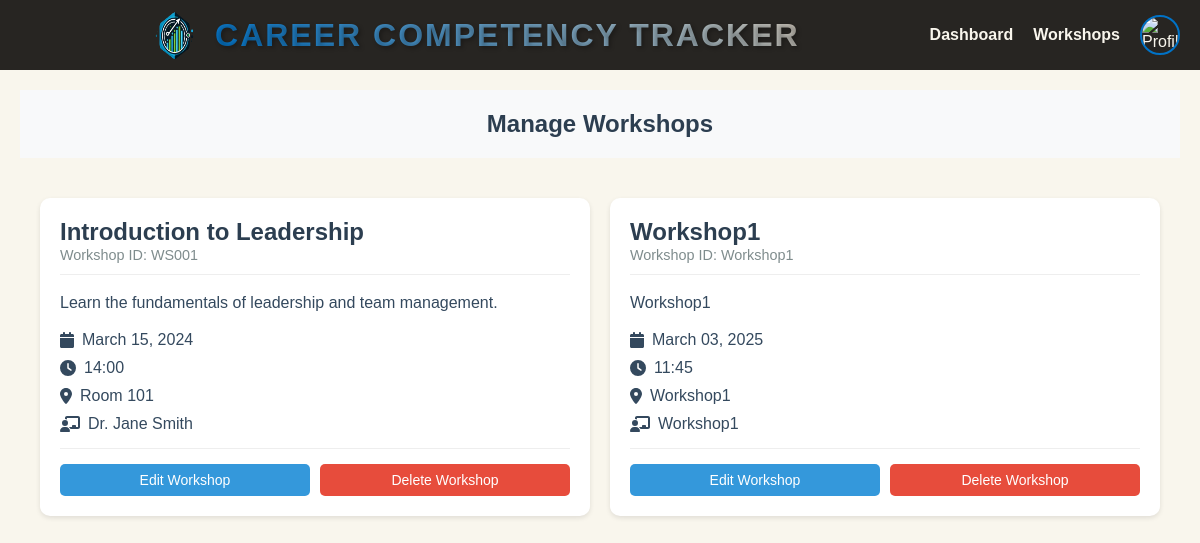
The page /manage-workshops (signed in) on the database its author committed.
### App/models/workshop.py (models this page shows, shortened)
class Workshop(db.Model):
    __tablename__ = 'workshops'
    id = db.Column(db.String(10), primary_key=True)
    name = db.Column(db.String(100), nullable=False)
    description = db.Column(db.Text)
    date = db.Column(db.Date)
    time = db.Column(db.String(20))
    instructor = db.Column(db.String(100))
    location = db.Column(db.String(100))
    image_path = db.Column(db.String(200))
    created_at = db.Column(db.DateTime, default=datetime.utcnow)
    enrollments = db.relationship('Enrollment', back_populates='workshop', lazy=True, cascade='all, delete-orphan')
    workshop_competencies = db.relationship('WorkshopCompetency', back_populates='workshop', lazy=True, cascade='all, delete-orphan')

### App/views/dashboard.py (the view)
@dashboard_views.route('/manage-workshops')
@login_required
def manage_workshops():
    print("Accessing manage_workshops route")
    print(f"Current user type: {current_user.user_type}")
    if current_user.user_type != 'admin':
        print(f"Access denied for user: {current_user.username}, type: {current_user.user_type}")
        flash('Access denied. Administrators only.', 'error')
        return redirect(url_for('dashboard_views.dashboard'))
    workshops = Workshop.query.all()
    print(f"Found {len(workshops)} workshops")
    return render_template('Html/manageWorkshops.html', workshops=workshops)

### App/models/administrator.py (called while the page is built)
    @property
    def is_authenticated(self):
        return True

### App/templates/Html/manageWorkshops.html (shortened to what this page needs)
<!DOCTYPE html>
<html lang="en">
<head>
    <link rel="stylesheet" href="{{ url_for('static', filename='Css/Layout.css') }}">
    <link rel="stylesheet" href="{{ url_for('static', filename='Css/workshops.css') }}">
</head>
<body>
    <header>
        <div class="topbar">
            <div class="logo">
                <img src="{{ url_for('static', filename='Images/logo.png') }}" alt="Logo">
                <span class="title">Career Competency Tracker</span>
            </div>
            <nav class="topnav">
                <a href="{{ url_for('dashboard_views.dashboard') }}">Dashboard</a>
                <a href="{{ url_for('dashboard_views.workshops') }}">Workshops</a>
                <div class="dropdown">
                    <img src="{{ url_for('static', filename='Images/profile-placeholder.png') }}" alt="Profile" class="profile-pic">
                </div>
            </nav>
        </div>
    </header>
    <main class="content workshops">
        <div class="workshops-header">
            <h2>Manage Workshops</h2>
        </div>
        <div class="workshops-container">
            {% if workshops %}
                {% for workshop in workshops %}
                    <div class="workshop-card">
                        <div class="workshop-header">
                            <h3>{{ workshop.name }}</h3>
                            <span class="workshop-id">Workshop ID: {{ workshop.id }}</span>
                        </div>
                        <div class="workshop-body">
                            <p class="description">{{ workshop.description }}</p>
                            <div class="workshop-details">
                                <p><i class="fas fa-calendar"></i> {{ workshop.date.strftime('%B %d, %Y') }}</p>
                                <p><i class="fas fa-clock"></i> {{ workshop.time }}</p>
                                <p><i class="fas fa-map-marker-alt"></i> {{ workshop.location }}</p>
                                <p><i class="fas fa-chalkboard-teacher"></i> {{ workshop.instructor }}</p>
                            </div>
                            <div class="workshop-actions">
                                <a href="{{ url_for('dashboard_views.edit_workshop', workshop_id=workshop.id) }}" class="edit-btn">Edit Workshop</a>
                                <button onclick="deleteWorkshop('{{ workshop.id }}')" class="delete-btn">Delete Workshop</button>
                            </div>
                        </div>
                    </div>
                {% endfor %}
            {% else %}
                <p class="no-workshops">No workshops available.</p>
            {% endif %}
        </div>
    </main>
</body>
</html>

### App/static/Css/Layout.css (style rules this page uses)
:root { --color-lightest: #f9f6ed; --color-light: #c9c1b5; --color-medium: #3f3b37; --color-dark: #272522; --color-primary: #0072c6; }
* { margin: 0; padding: 0; box-sizing: border-box; font-family: 'Poppins', sans-serif; }
body { display: flex; flex-direction: column; height: 100vh; background-color: var(--color-lightest); }
.topbar { display: flex; justify-content: space-between; align-items: center; padding: 10px 20px; background-color: var(--color-dark); color: var(--color-lightest); }
.topbar .logo { display: flex; align-items: center; justify-content: center; flex: 1; }
.topbar .logo img { width: 50px; height: 50px; }
.topbar .title { font-size: 32px; margin-left: 15px; color: var(--color-primary); font-weight: 700; letter-spacing: 2px; text-transform: uppercase; text-shadow: 2px 2px 4px rgba(0, 0, 0, 0.3); background: linear-gradient(45deg, var(--color-primary), var(--color-light)); -webkit-background-clip: text; -webkit-text-fill-color: transparent; animation: fadeIn 1s ease-in-out; }
.topnav { display: flex; align-items: center; gap: 20px; }
.topnav a { color: var(--color-lightest); text-decoration: none; font-weight: bold; transition: color 0.3s ease; }
.dropdown { position: relative; display: flex; align-items: center; }
.profile-pic { width: 40px; height: 40px; border-radius: 50%; cursor: pointer; border: 2px solid var(--color-primary); }
.content { flex: 1; padding: 20px; margin-left: 0; transition: margin-left 0.3s ease; }

### App/static/Css/workshops.css (style rules this page uses)
.workshops-container { display: grid; grid-template-columns: repeat(auto-fit, minmax(300px, 1fr)); gap: 20px; padding: 20px; max-width: 1200px; margin: 0 auto; }
.workshop-card { background: white; border-radius: 10px; box-shadow: 0 2px 5px rgba(0,0,0,0.1); padding: 20px; transition: transform 0.3s ease; }
.workshop-header { border-bottom: 1px solid #eee; margin-bottom: 15px; padding-bottom: 10px; }
.workshop-header h3 { color: #2c3e50; margin: 0; font-size: 1.5em; }
.workshop-id { color: #7f8c8d; font-size: 0.9em; }
.workshop-body { color: #34495e; }
.description { margin: 15px 0; line-height: 1.6; }
.workshop-details { display: grid; gap: 10px; }
.workshop-details p { margin: 0; display: flex; align-items: center; gap: 8px; }
.workshops-header { background: #f8f9fa; padding: 20px; margin-bottom: 20px; text-align: center; }
.workshops-header h2 { color: #2c3e50; margin: 0; }
.workshop-actions { display: flex; gap: 10px; margin-top: 15px; padding-top: 15px; border-top: 1px solid #eee; }
.edit-btn, .delete-btn { padding: 8px 16px; border-radius: 5px; border: none; cursor: pointer; font-size: 14px; text-decoration: none; text-align: center; flex: 1; }
.edit-btn { background-color: #3498db; color: white; }
.delete-btn { background-color: #e74c3c; color: white; }

### rows shown on the page
Workshop: name "Introduction to Leadership", id "WS001", description "Learn the fundamentals of leadership and team management.", date "March 15, 2024", time "14:00", location "Room 101", instructor "Dr. Jane Smith"
Workshop: name "Workshop1", id "Workshop1", description "Workshop1", date "March 03, 2025", time "11:45", location "Workshop1", instructor "Workshop1"
